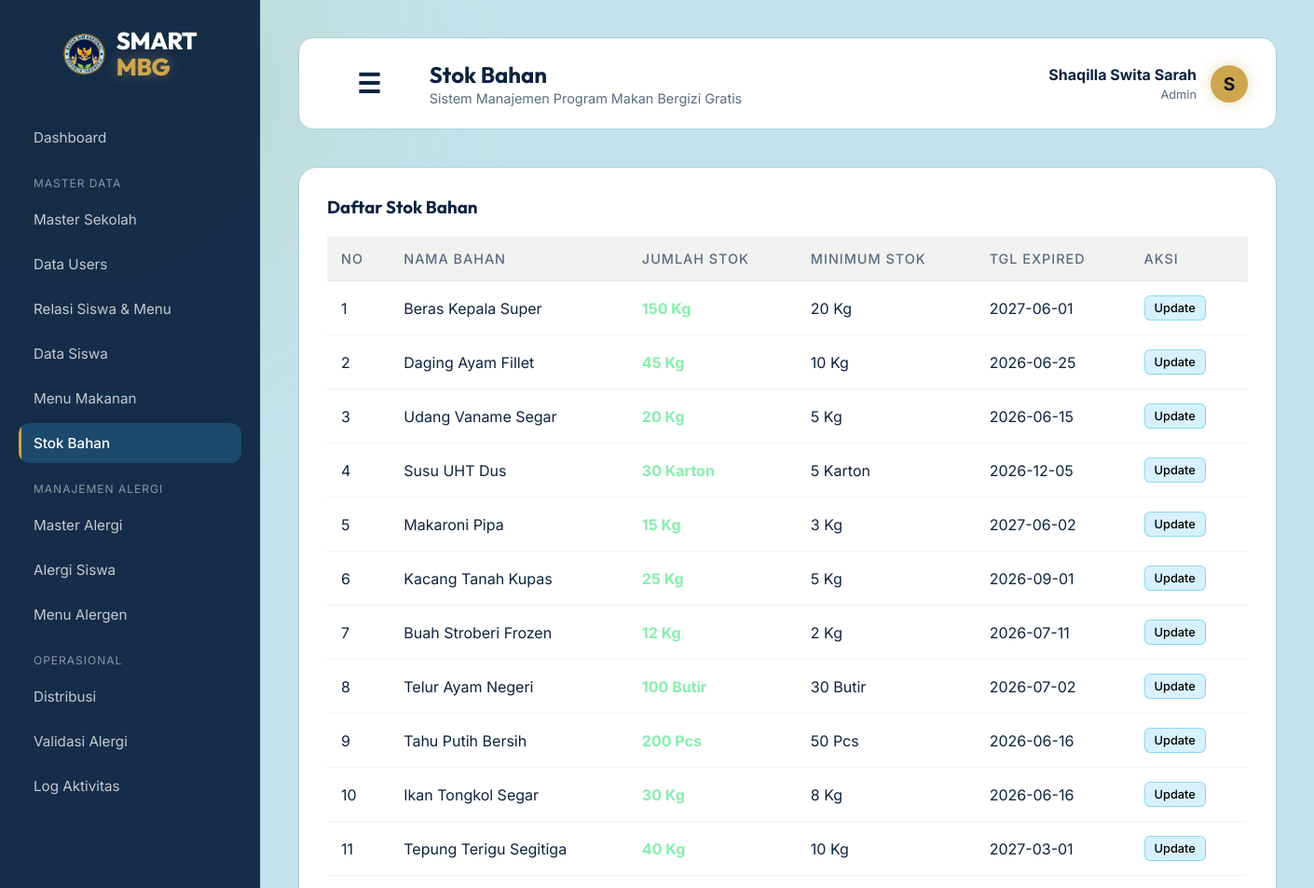
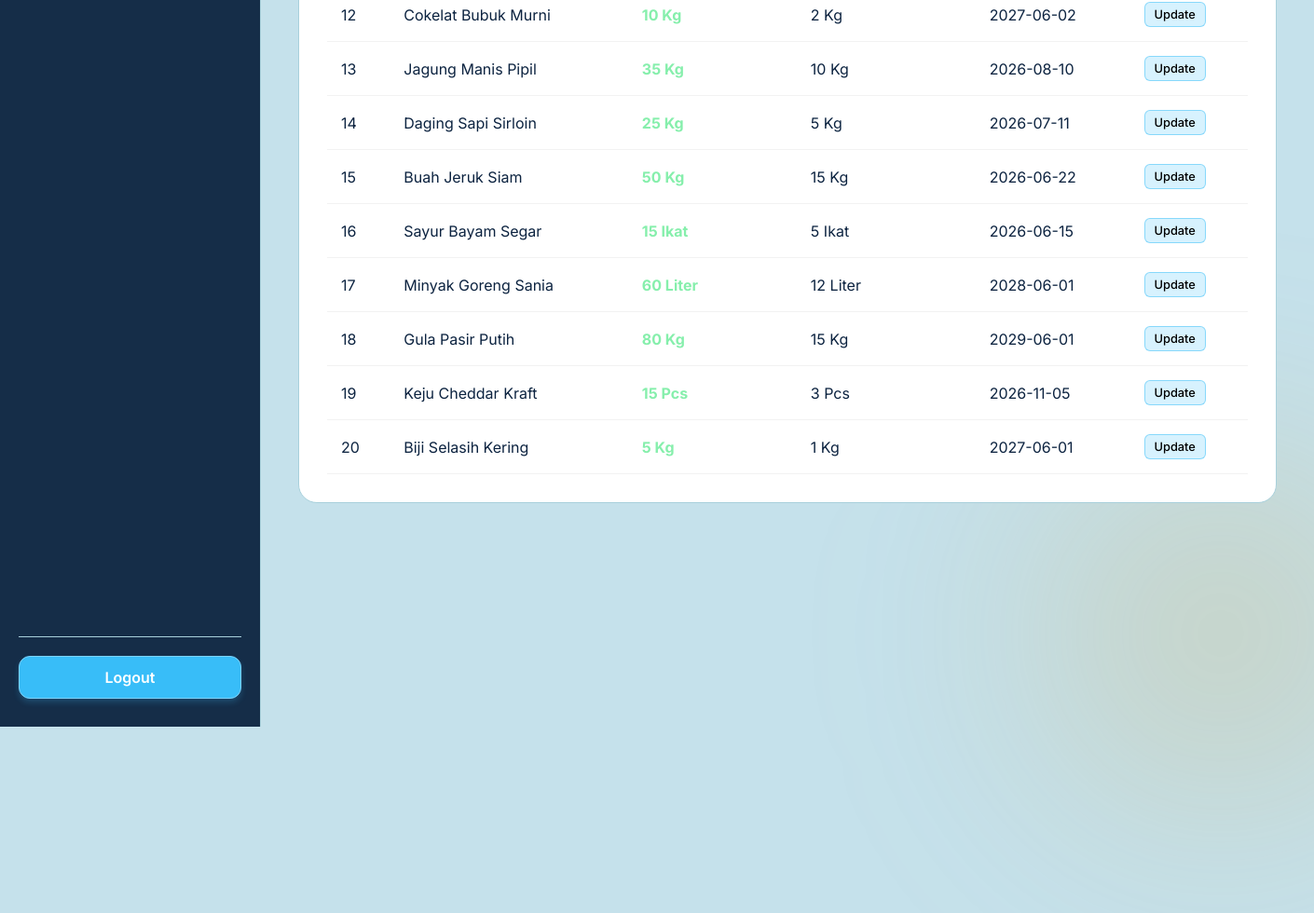
Screenshot of /public/stok (signed in) with the database file from the repository (2 pictures, top to bottom).
### tables this page shows
CREATE TABLE `stok_bahan` (
  `id_bahan` int(11) NOT NULL,
  `nama_bahan` varchar(100) NOT NULL,
  `jumlah_stok` int(11) NOT NULL,
  `satuan` varchar(20) NOT NULL,
  `stok_minimum` int(11) DEFAULT '0',
  `tanggal_masuk` date DEFAULT NULL,
  `tanggal_expired` date DEFAULT NULL,
  `created_at` timestamp NOT NULL DEFAULT CURRENT_TIMESTAMP
);

### app/core/Controller.php (called while the page is built, shortened)
<?php
class Controller {
    public function view($view, $data = []) {
        require_once '../app/views/' . $view . '.php';
    }
    public function model($model) {
        return new $model;
    }
}

### app/controllers/Stok.php (called while the page is built, shortened)
<?php
class Stok extends Controller {
    public function index() {
        $data['judul'] = 'Stok Bahan';
        $data['stok'] = $this->model('Stok_model')->getAllStok();
        $this->view('stok/index', $data);
    }
}

### app/core/App.php (called while the page is built, shortened)
<?php
class App {
    protected $method = 'index';
    protected $params = [];
    public function __construct() {
        $this->controller = new $this->controller;
        call_user_func_array([$this->controller, $this->method], $this->params);
    }
}

### public/index.php (called while the page is built, shortened)
<?php
$app = new App();

### app/core/Database.php (called while the page is built, shortened)
<?php
class Database {
    private $host = DB_HOST;
    private $user = DB_USER;
    private $pass = DB_PASS;
    private $db_name = DB_NAME;
    private $dbh;
    private $stmt;
    public function __construct() {
        $dsn = 'mysql:host=' . $this->host . ';dbname=' . $this->db_name;
        $option = [
            PDO::ATTR_PERSISTENT => true,
            PDO::ATTR_ERRMODE => PDO::ERRMODE_EXCEPTION
        ];
        try {
            $this->dbh = new PDO($dsn, $this->user, $this->pass, $option);
        } catch(PDOException $e) {
            die($e->getMessage());
        }
    }
    public function query($query) {
        $this->stmt = $this->dbh->prepare($query);
    }
    public function execute() {
        $this->stmt->execute();
    }
    public function resultSet() {
        $this->execute();
        return $this->stmt->fetchAll(PDO::FETCH_ASSOC);
    }
}

### app/models/Stok_model.php (called while the page is built, shortened)
<?php
class Stok_model {
    private $table = 'stok_bahan';
    private $db;
    public function __construct() {
        $this->db = new Database;
    }
    public function getAllStok() {
        $this->db->query('SELECT * FROM ' . $this->table);
        return $this->db->resultSet();
    }
}

### app/views/stok/index.php (the view, shortened to what this page needs)
<div class="glass-panel-widget akses-stok" style="width: 100%;">
    <div style="display:flex; justify-content: space-between; align-items:center;">
        <h3 style="color:var(--text-primary); font-family: 'Outfit';">Daftar Stok Bahan</h3>
    </div>
    <div class="table-responsive">
        <table>
            <thead>
                <tr>
                    <th>No</th>
                    <th>Nama Bahan</th>
                    <th>Jumlah Stok</th>
                    <th>Minimum Stok</th>
                    <th>Tgl Expired</th>
                    <th>Aksi</th>
                </tr>
            </thead>
            <tbody>
                <?php $i=1; foreach($data['stok'] as $b) : ?>
                <tr>
                    <td><?= $i++; ?></td>
                    <td><?= $b['nama_bahan']; ?></td>
                    <td>
                        <span style="color: <?= $b['jumlah_stok'] <= $b['stok_minimum'] ? '#fca5a5' : '#86efac'; ?>; font-weight:bold;">
                            <?= $b['jumlah_stok']; ?> <?= $b['satuan']; ?>
                        </span>
                    </td>
                    <td><?= $b['stok_minimum']; ?> <?= $b['satuan']; ?></td>
                    <td><?= $b['tanggal_expired']; ?></td>
                    <td>
                        <button onclick="openUpdateModal('<?= $b['id_bahan']; ?>', '<?= $b['nama_bahan']; ?>', '<?= $b['jumlah_stok']; ?>', '<?= $b['tanggal_expired']; ?>')" class="btn-sm btn-sm-edit" style="cursor:pointer;">Update</button>
                    </td>
                </tr>
                <?php endforeach; ?>
            </tbody>
        </table>
    </div>
</div>

### public/css/style.css (style rules this page uses)
:root { --bg-color: #c5e1eb; --text-primary: #0c2340; --text-secondary: #5a6b82; --accent-color: #cea64f; --accent-glow: rgba(206, 166, 79, 0.4); --glass-bg: #ffffff; --glass-border: #a8d0db; --mbg-green: #97c55c; --mbg-navy: #0c2340; }
* { margin: 0; padding: 0; box-sizing: border-box; }
body { font-family: 'Inter', sans-serif; background-color: var(--bg-color); color: var(--text-primary); min-height: 100vh; display: flex; justify-content: center; align-items: center; overflow: hidden; position: relative; }
button { font-family: 'Inter', sans-serif; font-weight: 600; font-size: 1rem; padding: 16px 32px; border-radius: 12px; cursor: pointer; border: none; transition: all 0.3s ease; }

### rows the page displays
stok_bahan: nama_bahan "Beras Kepala Super", jumlah_stok "150", satuan "Kg", stok_minimum "20", tanggal_expired "2027-06-01"
stok_bahan: nama_bahan "Daging Ayam Fillet", jumlah_stok "45", satuan "Kg", stok_minimum "10", tanggal_expired "2026-06-25"
stok_bahan: nama_bahan "Udang Vaname Segar", jumlah_stok "20", satuan "Kg", stok_minimum "5", tanggal_expired "2026-06-15"
stok_bahan: nama_bahan "Susu UHT Dus", jumlah_stok "30", satuan "Karton", stok_minimum "5", tanggal_expired "2026-12-05"
stok_bahan: nama_bahan "Makaroni Pipa", jumlah_stok "15", satuan "Kg", stok_minimum "3", tanggal_expired "2027-06-02"
stok_bahan: nama_bahan "Kacang Tanah Kupas", jumlah_stok "25", satuan "Kg", stok_minimum "5", tanggal_expired "2026-09-01"
stok_bahan: nama_bahan "Buah Stroberi Frozen", jumlah_stok "12", satuan "Kg", stok_minimum "2", tanggal_expired "2026-07-11"
stok_bahan: nama_bahan "Telur Ayam Negeri", jumlah_stok "100", satuan "Butir", stok_minimum "30", tanggal_expired "2026-07-02"
stok_bahan: nama_bahan "Tahu Putih Bersih", jumlah_stok "200", satuan "Pcs", stok_minimum "50", tanggal_expired "2026-06-16"
stok_bahan: nama_bahan "Ikan Tongkol Segar", jumlah_stok "30", satuan "Kg", stok_minimum "8", tanggal_expired "2026-06-16"
stok_bahan: nama_bahan "Tepung Terigu Segitiga", jumlah_stok "40", satuan "Kg", stok_minimum "10", tanggal_expired "2027-03-01"
stok_bahan: nama_bahan "Cokelat Bubuk Murni", jumlah_stok "10", satuan "Kg", stok_minimum "2", tanggal_expired "2027-06-02"
stok_bahan: nama_bahan "Jagung Manis Pipil", jumlah_stok "35", satuan "Kg", stok_minimum "10", tanggal_expired "2026-08-10"
stok_bahan: nama_bahan "Daging Sapi Sirloin", jumlah_stok "25", satuan "Kg", stok_minimum "5", tanggal_expired "2026-07-11"
stok_bahan: nama_bahan "Buah Jeruk Siam", jumlah_stok "50", satuan "Kg", stok_minimum "15", tanggal_expired "2026-06-22"
stok_bahan: nama_bahan "Sayur Bayam Segar", jumlah_stok "15", satuan "Ikat", stok_minimum "5", tanggal_expired "2026-06-15"
stok_bahan: nama_bahan "Minyak Goreng Sania", jumlah_stok "60", satuan "Liter", stok_minimum "12", tanggal_expired "2028-06-01"
stok_bahan: nama_bahan "Gula Pasir Putih", jumlah_stok "80", satuan "Kg", stok_minimum "15", tanggal_expired "2029-06-01"
stok_bahan: nama_bahan "Keju Cheddar Kraft", jumlah_stok "15", satuan "Pcs", stok_minimum "3", tanggal_expired "2026-11-05"
stok_bahan: nama_bahan "Biji Selasih Kering", jumlah_stok "5", satuan "Kg", stok_minimum "1", tanggal_expired "2027-06-01"

### other values shown
$data['judul'] "Stok Bahan"
$_SESSION['nama'] "Shaqilla Swita Sarah"
str_replace('_', ' ', $_SESSION['role']) "Admin"
substr($_SESSION['nama'], 0, 1) "S"
